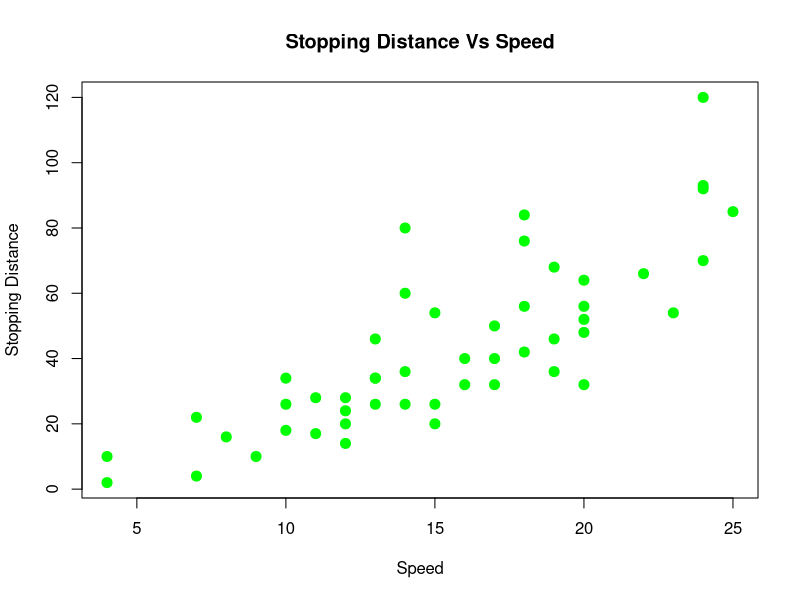

Write the R code that produced this figure. (Note: this script raises an error after producing the figure.)
?cars
View(cars)
str(cars)
dim(cars)

plot(dist~speed, data=cars, xlab="Speed",ylab="Stopping Distance",main="Stopping Distance Vs Speed",pch=20,cex=2,col="green")
x=cars$speed
y=cars$dist

Sumofxy=sum((x-mean(x))*(y-mean(y)))
Sxx = sum((x-mean(x))^2)
Syy = sum((y-mean(y))^2)
c(Sumofxy,Sxx,Syy)

beta_i_hat=Sumofxy/Sxx
beta_0_hat=mean(y)-beta_i_hat*mean(x)
c(beta_0_hat,beta_i_hat)

#possible x value in cars dataset
range(unique(cars$speed))
range(unique(cars$dist))

#making a prediction of distance for the speed 8 miles per hour
beta0_hat+beta_i_hat*8

#if x=21   which is not in dataset called interpolation 8%in% unique(cars$speed)
21 %in% unique(cars$speed)
8 %in% unique(cars$speed)  
21 %in% unique(cars$speed)

min(cars$speed)<21 & 21<max(cars$speed)

50 %in% unique(cars$speed)

beta_0_hat+beta_i_hat*50

Epsilon_error = 16 -(beta_0_hat + beta_i_hat*8)
Epsilon_error
beta_i_hat

y_hat = beta_0_hat+beta_i_hat*x
y_hat

error_for_all = y - y_hat
error_for_all

min(cars)

16-(beta_0_hat+beta_i_hat*8)
e=y-y_hat;e
n=length(e);n
s2_e=sum(e^2)/(n-2);s2_e
s_e=sqrt(s2_e);s_e
#calc sum od square error, total sum of square
SST=sum((y-mean(y))^2)
SSReg=sum((y_hat-mean(y))^2)
SSE=sum((y-y_hat)^2)
c(SST=SST,SSReg=SSReg,SSE=SSE)
#se2=SSE/n-2
SSE/(n-2)
s2_e==SSE/(n-2) #verify with previous calculated value
#Coefficient of determination R2 is the proprortion of observation variation in y in the regresion on the model 
R2=SSReg/SST;R2
#65% of observed variability in stopping  
stop_dist_model = lm(dist~speed,data=cars)
stop_dist_model
c(beta_0_hat,beta_i_hat)
plot(dist~speed,data = cars,main="Stoping Distance vs Speed",col="blue",pch=20)
abline(stop_dist_model,lwd=3,col="black")
names(stop_dist_model)
stop()